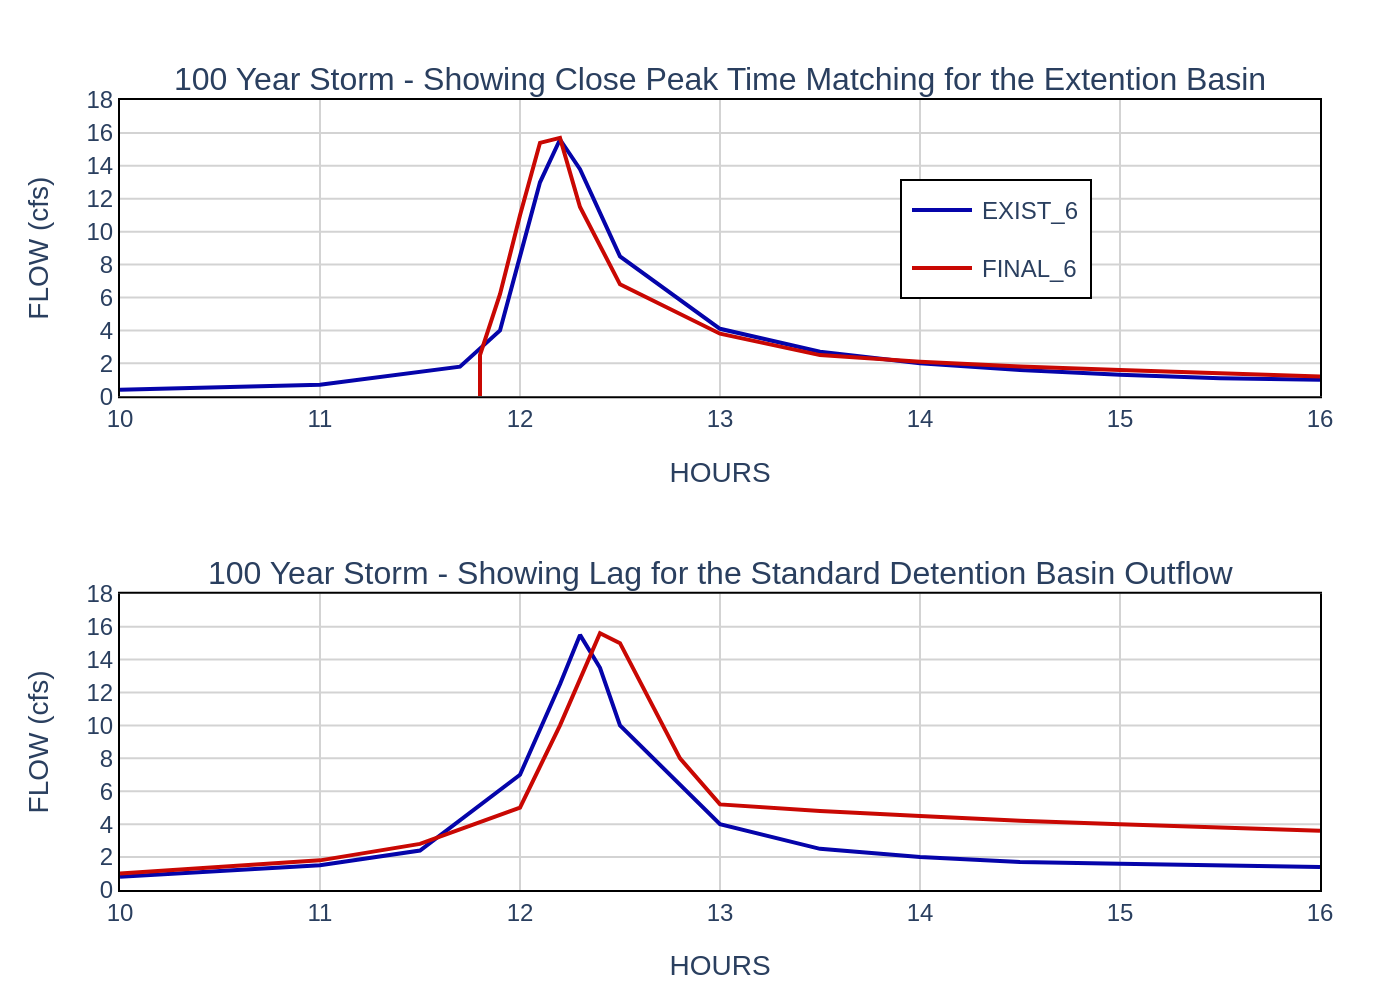

Recreate this plot in Python.
import sys
import json
import pathlib
import plotly.graph_objects as go
from plotly.subplots import make_subplots

# Check for command-line argument
if len(sys.argv) != 2:
    print("Usage: python create_chart.py <path_to_json_file>")
    sys.exit(1)

# Get file path from command-line argument
json_path = pathlib.Path(sys.argv[1])
if not json_path.is_file():
    print(f"Error: File not found at {json_path}")
    sys.exit(1)

# Load data from JSON file
with open(json_path, 'r', encoding='utf-8') as f:
    data = json.load(f)

# Extract titles for subplots
subplot_titles = [subplot['title'] for subplot in data['subplots']]

# Create a figure with subplots
fig = make_subplots(rows=len(data['subplots']), cols=1, subplot_titles=subplot_titles)

# Iterate through each subplot's data and add traces
for i, subplot_data in enumerate(data['subplots']):
    for j, series in enumerate(subplot_data['chart_data']):
        fig.add_trace(
            go.Scatter(
                x=series['x'],
                y=series['y'],
                name=series['name'],
                mode='lines',
                line=dict(color=data['colors']['series_colors'][j]),
                legendgroup=series['name'],
                showlegend=(i == 0) # Show legend only for the first subplot
            ),
            row=i + 1,
            col=1
        )

# Update layout for the entire figure
fig.update_layout(
    font=dict(family="Arial", size=12),
    plot_bgcolor='white',
    legend=dict(
        x=0.65,
        y=0.9,
        bgcolor='white',
        bordercolor='black',
        borderwidth=1
    ),
    margin=dict(l=60, r=40, t=50, b=50)
)

# Update all x-axes and y-axes with shared properties
fig.update_xaxes(
    title_text=data['texts']['x_axis_title'],
    range=[10, 16],
    dtick=1,
    showgrid=True,
    gridwidth=1,
    gridcolor='LightGray',
    showline=True,
    linewidth=1,
    linecolor='black',
    mirror=True
)

fig.update_yaxes(
    title_text=data['texts']['y_axis_title'],
    range=[0, 18],
    dtick=2,
    showgrid=True,
    gridwidth=1,
    gridcolor='LightGray',
    showline=True,
    linewidth=1,
    linecolor='black',
    mirror=True
)

# Define output filename from the input JSON filename
output_filename = json_path.stem + ".png"

# Save the figure to a file
fig.write_image(output_filename, scale=2)

print(f"Chart saved as {output_filename}")
